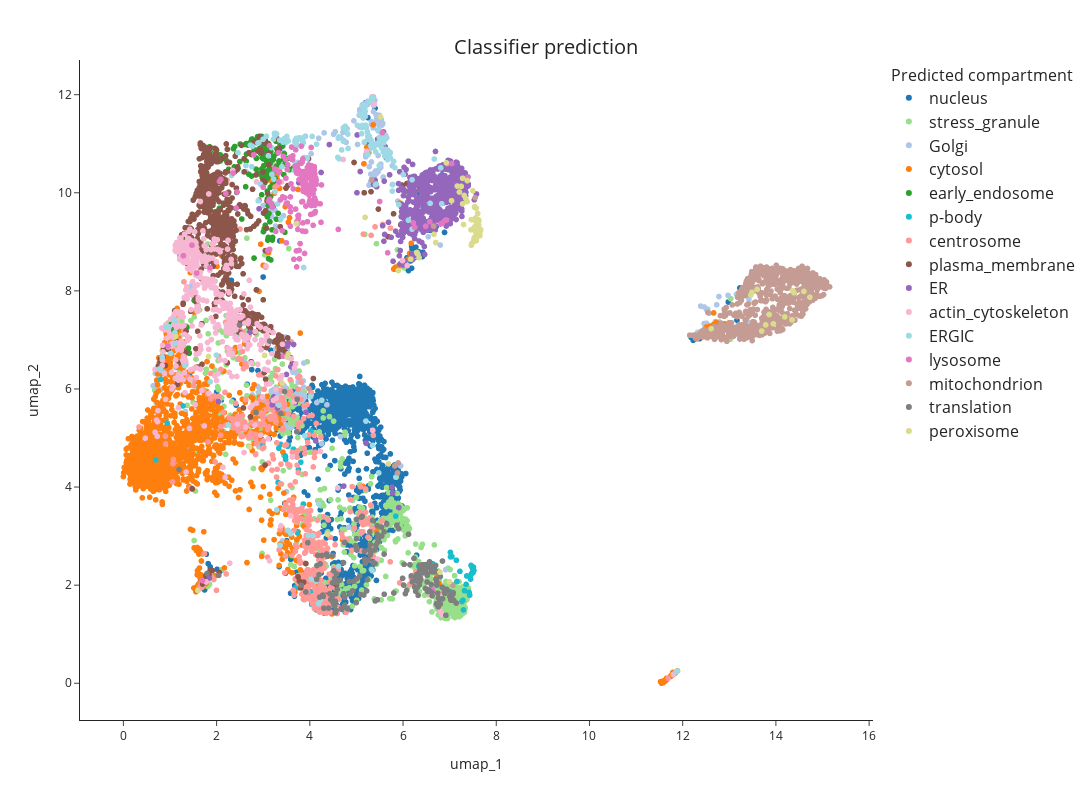

Write notebook code for a chart like this one.
### Code cell
fig2 = px.scatter(
            umap_table,
            x="umap_1",
            y="umap_2",
            hover_name='Gene_name_canonical',
            color="organelle_pred",
            #color_continuous_scale=px.colors.cyclical.mygbm[: -1], # small palette (Kibeom)
            #color_discrete_sequence=px.colors.qualitative.Dark24, # Duo: expand the color palette # for more options, see https://plotly.com/python/discrete-color/
            color_discrete_map = color_mapping_pred, # Duo: expand the color palette # for more options, see https://plotly.com/python/discrete-color/
            hover_data=None,
            template='simple_white')
fig2.update_traces(marker=dict(size=6))
fig2.update(layout_coloraxis_showscale=False)
fig2.update_layout(width=1200, height=800)
fig2.update_layout(title_text=f"Classifier prediction", title_x=0.5, title_y=0.95, title_font_size=20)
fig2.update_legends(title_text='Predicted compartment', title_font_size=16, font_size=16)

pio.write_html(fig1, file=plot_dir / f"{timestamp}_UMAP_predicted_compartment.html", auto_open=False)
fig2

### Figure 1 — Plotly figure (JSON) as saved in the notebook; plotly's stock layout.template omitted (floating-point values rounded to 4 significant figures; data arrays with more than 128 entries replaced by an {"elided": "..."} marker saying what was removed)
{"data": [{"hovertemplate": "<b>%{hovertext}</b><br><br>organelle_pred=nucleus<br>umap_1=%{x}<br>umap_2=%{y}<extra></extra>", "hovertext": {"elided": "1379 str values"}, "legendgroup": "nucleus", "marker": {"color": "#1f77b4", "size": 6, "symbol": "circle"}, "mode": "markers", "name": "nucleus", "showlegend": true, "type": "scattergl", "x": {"elided": "1379 float values"}, "xaxis": "x", "y": {"elided": "1379 float values"}, "yaxis": "y"}, {"hovertemplate": "<b>%{hovertext}</b><br><br>organelle_pred=stress_granule<br>umap_1=%{x}<br>umap_2=%{y}<extra></extra>", "hovertext": {"elided": "855 str values"}, "legendgroup": "stress_granule", "marker": {"color": "#98df8a", "size": 6, "symbol": "circle"}, "mode": "markers", "name": "stress_granule", "showlegend": true, "type": "scattergl", "x": {"elided": "855 float values"}, "xaxis": "x", "y": {"elided": "855 float values"}, "yaxis": "y"}, {"hovertemplate": "<b>%{hovertext}</b><br><br>organelle_pred=Golgi<br>umap_1=%{x}<br>umap_2=%{y}<extra></extra>", "hovertext": {"elided": "315 str values"}, "legendgroup": "Golgi", "marker": {"color": "#aec7e8", "size": 6, "symbol": "circle"}, "mode": "markers", "name": "Golgi", "showlegend": true, "type": "scattergl", "x": {"elided": "315 float values"}, "xaxis": "x", "y": {"elided": "315 float values"}, "yaxis": "y"}, {"hovertemplate": "<b>%{hovertext}</b><br><br>organelle_pred=cytosol<br>umap_1=%{x}<br>umap_2=%{y}<extra></extra>", "hovertext": {"elided": "1825 str values"}, "legendgroup": "cytosol", "marker": {"color": "#ff7f0e", "size": 6, "symbol": "circle"}, "mode": "markers", "name": "cytosol", "showlegend": true, "type": "scattergl", "x": {"elided": "1825 float values"}, "xaxis": "x", "y": {"elided": "1825 float values"}, "yaxis": "y"}, {"hovertemplate": "<b>%{hovertext}</b><br><br>organelle_pred=early_endosome<br>umap_1=%{x}<br>umap_2=%{y}<extra></extra>", "hovertext": {"elided": "195 str values"}, "legendgroup": "early_endosome", "marker": {"color": "#2ca02c", "size": 6, "symbol": "circle"}, "mode": "markers", "name": "early_endosome", "showlegend": true, "type": "scattergl", "x": {"elided": "195 float values"}, "xaxis": "x", "y": {"elided": "195 float values"}, "yaxis": "y"}, {"hovertemplate": "<b>%{hovertext}</b><br><br>organelle_pred=p-body<br>umap_1=%{x}<br>umap_2=%{y}<extra></extra>", "hovertext": ["PRKRIP1", "SAMD4B", "EIF4ENIF1", "UPF1", "LSM5", "TOPORS", "LSM1", "DOT1L", "MYO9A", "SART3", "CCHCR1", "B4DN17[p]", "NFATC3", "FAM98C", "RNASEH1", "FBXW11", "ANKHD1-EIF4EBP3", "L1RE1", "GARRE1", "ERI3", "TRIM3", "EIF4E", "DDX6", "RPIA", "AMPH", "ZC3H6", "LSM3", "LSM6", "FHL2", "PTPN14", "PROSER3", "ZNF330", "LSM14B", "TUT7", "EDC4", "Q6ZMY0[p]", "PATL1", "DCP2", "DCP1B", "XRN1", "LSM14A", "TNRC6A", "SMG7", "EDC3", "TUBB6", "RIOK2", "LSM14B", "HELZ2", "YTHDC2", "SMURF2", "DCP1A", "CFAP97", "ZC3H7B", "LSM7", "AGO2", "PLAGL2", "SMG5", "KLHL20", "LSM2", "MARF1", "LSM4", "HLA-C"], "legendgroup": "p-body", "marker": {"color": "#17becf", "size": 6, "symbol": "circle"}, "mode": "markers", "name": "p-body", "showlegend": true, "type": "scattergl", "x": [3.48, 7.071, 7.473, 7.319, 7.145, 3.471, 7.482, 6.634, 4.183, 3.319, 3.861, 7.157, 3.525, 6.357, 4.027, 4.023, 2.989, 7.417, 1.751, 3.947, 4.356, 7.021, 7.449, 0.8045, 0.9394, 6.804, 7.049, 7.017, 3.756, 3.708, 3.806, 0.6938, 7.365, 6.337, 7.52, 7.22, 7.486, 7.504, 7.51, 7.501, 7.467, 7.265, 7.353, 7.498, 1.279, 4.113, 4.475, 7.43, 7.442, 3.735, 7.497, 4.04, 7.297, 3.54, 7.286, 3.374, 3.334, 3.651, 7.019, 7.459, 5.844, 6.651], "xaxis": "x", "y": [4.561, 1.702, 2.242, 1.888, 2.507, 4.637, 2.359, 2.438, 1.814, 4.095, 3.654, 2.075, 4.83, 2.383, 1.868, 5.143, 4.869, 1.852, 2.126, 4.984, 1.555, 1.863, 2.124, 6.194, 5.304, 10.5, 2.582, 2.668, 4.357, 1.956, 4.507, 4.555, 2.187, 2.385, 2.3, 2.282, 2.381, 2.351, 2.365, 2.256, 2.232, 1.667, 2.016, 2.321, 5.653, 1.544, 1.786, 1.796, 2.162, 3.066, 2.328, 1.608, 1.494, 4.849, 1.69, 4.871, 4.792, 4.769, 2.577, 2.403, 3.408, 9.753], "yaxis": "y"}, {"hovertemplate": "<b>%{hovertext}</b><br><br>organelle_pred=centrosome<br>umap_1=%{x}<br>umap_2=%{y}<extra></extra>", "hovertext": {"elided": "585 str values"}, "legendgroup": "centrosome", "marker": {"color": "#ff9896", "size": 6, "symbol": "circle"}, "mode": "markers", "name": "centrosome", "showlegend": true, "type": "scattergl", "x": {"elided": "585 float values"}, "xaxis": "x", "y": {"elided": "585 float values"}, "yaxis": "y"}, {"hovertemplate": "<b>%{hovertext}</b><br><br>organelle_pred=plasma_membrane<br>umap_1=%{x}<br>umap_2=%{y}<extra></extra>", "hovertext": {"elided": "707 str values"}, "legendgroup": "plasma_membrane", "marker": {"color": "#8c564b", "size": 6, "symbol": "circle"}, "mode": "markers", "name": "plasma_membrane", "showlegend": true, "type": "scattergl", "x": {"elided": "707 float values"}, "xaxis": "x", "y": {"elided": "707 float values"}, "yaxis": "y"}, {"hovertemplate": "<b>%{hovertext}</b><br><br>organelle_pred=ER<br>umap_1=%{x}<br>umap_2=%{y}<extra></extra>", "hovertext": {"elided": "661 str values"}, "legendgroup": "ER", "marker": {"color": "#9467bd", "size": 6, "symbol": "circle"}, "mode": "markers", "name": "ER", "showlegend": true, "type": "scattergl", "x": {"elided": "661 float values"}, "xaxis": "x", "y": {"elided": "661 float values"}, "yaxis": "y"}, {"hovertemplate": "<b>%{hovertext}</b><br><br>organelle_pred=actin_cytoskeleton<br>umap_1=%{x}<br>umap_2=%{y}<extra></extra>", "hovertext": {"elided": "475 str values"}, "legendgroup": "actin_cytoskeleton", "marker": {"color": "#f7b6d2", "size": 6, "symbol": "circle"}, "mode": "markers", "name": "actin_cytoskeleton", "showlegend": true, "type": "scattergl", "x": {"elided": "475 float values"}, "xaxis": "x", "y": {"elided": "475 float values"}, "yaxis": "y"}, {"hovertemplate": "<b>%{hovertext}</b><br><br>organelle_pred=ERGIC<br>umap_1=%{x}<br>umap_2=%{y}<extra></extra>", "hovertext": {"elided": "186 str values"}, "legendgroup": "ERGIC", "marker": {"color": "#9edae5", "size": 6, "symbol": "circle"}, "mode": "markers", "name": "ERGIC", "showlegend": true, "type": "scattergl", "x": {"elided": "186 float values"}, "xaxis": "x", "y": {"elided": "186 float values"}, "yaxis": "y"}, {"hovertemplate": "<b>%{hovertext}</b><br><br>organelle_pred=lysosome<br>umap_1=%{x}<br>umap_2=%{y}<extra></extra>", "hovertext": {"elided": "213 str values"}, "legendgroup": "lysosome", "marker": {"color": "#e377c2", "size": 6, "symbol": "circle"}, "mode": "markers", "name": "lysosome", "showlegend": true, "type": "scattergl", "x": {"elided": "213 float values"}, "xaxis": "x", "y": {"elided": "213 float values"}, "yaxis": "y"}, {"hovertemplate": "<b>%{hovertext}</b><br><br>organelle_pred=mitochondrion<br>umap_1=%{x}<br>umap_2=%{y}<extra></extra>", "hovertext": {"elided": "787 str values"}, "legendgroup": "mitochondrion", "marker": {"color": "#c49c94", "size": 6, "symbol": "circle"}, "mode": "markers", "name": "mitochondrion", "showlegend": true, "type": "scattergl", "x": {"elided": "787 float values"}, "xaxis": "x", "y": {"elided": "787 float values"}, "yaxis": "y"}, {"hovertemplate": "<b>%{hovertext}</b><br><br>organelle_pred=translation<br>umap_1=%{x}<br>umap_2=%{y}<extra></extra>", "hovertext": {"elided": "200 str values"}, "legendgroup": "translation", "marker": {"color": "#7f7f7f", "size": 6, "symbol": "circle"}, "mode": "markers", "name": "translation", "showlegend": true, "type": "scattergl", "x": {"elided": "200 float values"}, "xaxis": "x", "y": {"elided": "200 float values"}, "yaxis": "y"}, {"hovertemplate": "<b>%{hovertext}</b><br><br>organelle_pred=peroxisome<br>umap_1=%{x}<br>umap_2=%{y}<extra></extra>", "hovertext": ["PEX26", "ACAA1", "PEX11B", "TMEM120A", "PNPLA8", "LACTB2", "ACOX1", "CYBC1", "RIDA", "FAR2", "CDK2", "PEX6", "PEX12", "SELENOT", "SYNE1", "DHRS7B", "PEX19", "PEX5", "HSD17B4", "LRRC40", "TSC2", "ECH1", "G6PD", "SCP2", "CAT", "ACBD5", "ZNF142", "PTTG1IP", "ACSL1", "NUDT19", "HMGCL", "FAR1", "B3KMU8[p];B3KM26[p]", "B4DI68[p]", "B4DL07[p]", "DCAF8", "AGPS", "DCTN6", "ACOT8", "PHYH", "GNPAT", "ACOX3", "SYNGR3", "SLC25A17", "PEX1", "PFDN1", "PEX14", "LRIG2", "GLCE", "BRI3", "GSR", "ABCD3", "PEX2", "ABCD1", "EPHX2", "HK2", "PEX3", "DCAF7", "BAX", "EHHADH", "G6PD", "NME3", "PKD2", "UGT8", "TYSND1", "DECR2", "GSTK1", "ECI2", "DHRS13", "CERS6", "ACAD11", "TMEM135", "LONP2", "KIAA0825", "KATNAL2", "RTKN2", "GPD1L", "PTGR3", "C18orf32", "TMEM131", "ALG3", "P3H4", "PEX13", "MTARC2", "ISOC1", "PAFAH2", "NUDT12", "DHRS4", "PECR", "TBL1XR1", "PXMP2", "HACL1", "CROT", "CEP164", "PEX16", "PRDX5"], "legendgroup": "peroxisome", "marker": {"color": "#dbdb8d", "size": 6, "symbol": "circle"}, "mode": "markers", "name": "peroxisome", "showlegend": true, "type": "scattergl", "x": [7.63, 7.542, 7.465, 7.25, 7.53, 13.95, 7.611, 7.278, 13.86, 7.664, 3.03, 7.534, 7.622, 7.164, 7.35, 7.497, 5.899, 7.466, 7.574, 1.124, 1.596, 13.6, 6.343, 7.52, 7.533, 7.575, 12.61, 14.73, 7.537, 13.7, 14.19, 7.571, 3.515, 7.53, 7.517, 6.701, 7.581, 1.826, 7.622, 7.569, 7.579, 7.662, 5.186, 7.621, 7.569, 6.792, 7.566, 7.21, 5.517, 3.719, 13.46, 7.559, 7.649, 7.572, 7.476, 13.49, 7.544, 4.377, 14.39, 7.619, 6.167, 14.6, 7.041, 6.93, 7.657, 7.568, 7.458, 7.513, 7.375, 6.663, 7.604, 7.587, 7.646, 3.537, 6.304, 3.404, 7.299, 13.78, 7.378, 7.311, 6.993, 7.278, 7.627, 14.35, 6.296, 7.554, 7.602, 7.535, 7.583, 2.707, 7.532, 7.573, 7.619, 5.687, 7.554, 14.36], "xaxis": "x", "y": [9.136, 9.278, 9.452, 10.13, 9.298, 7.328, 9.166, 10.3, 7.517, 9.25, 6.684, 9.025, 9.146, 10.14, 9.878, 10.04, 8.414, 8.931, 9.063, 7.07, 1.891, 8.031, 8.678, 9.05, 9.235, 9.317, 7.23, 7.871, 9.718, 7.18, 7.469, 9.21, 6.65, 9.089, 9.005, 8.986, 9.099, 6.662, 9.45, 9.686, 9.185, 9.231, 9.499, 9.339, 9.02, 2.265, 9.166, 10.02, 11.55, 9.373, 7.914, 9.11, 9.124, 9.045, 8.967, 7.971, 9.434, 3.038, 7.962, 9.428, 8.647, 7.989, 9.838, 10.61, 9.23, 9.331, 9.245, 9.248, 9.821, 9.154, 9.453, 9.119, 9.191, 6.718, 8.761, 6.116, 9.352, 7.306, 10.25, 9.945, 2.07, 9.774, 9.423, 7.409, 8.782, 9.049, 9.578, 9.704, 9.291, 4.816, 9.067, 9.195, 9.149, 4.472, 9.485, 8.004], "yaxis": "y"}], "layout": {"coloraxis": {"showscale": false}, "height": 800, "legend": {"font": {"size": 16}, "title": {"font": {"size": 16}, "text": "Predicted compartment"}, "tracegroupgap": 0}, "margin": {"t": 60}, "title": {"font": {"size": 20}, "text": "Classifier prediction", "x": 0.5, "y": 0.95}, "width": 1200, "xaxis": {"anchor": "y", "domain": [0, 1], "title": {"text": "umap_1"}}, "yaxis": {"anchor": "x", "domain": [0, 1], "title": {"text": "umap_2"}}}}
